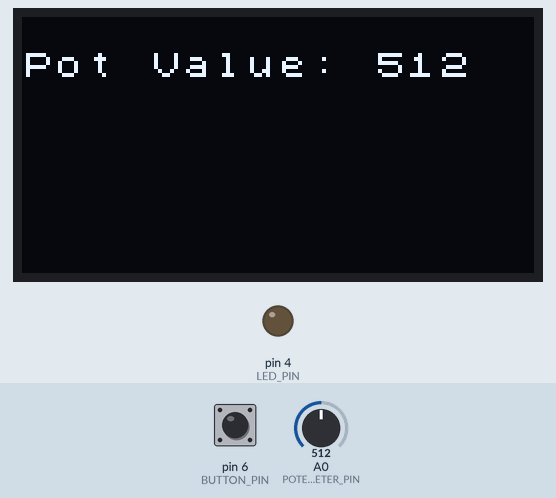
This sketch was run on a simulated Arduino Uno, built with avr-gcc and run on an emulated ATmega328P. Shown: 128×64 one-colour display, output pins drawn as LEDs (lit = HIGH). The test bench sets the inputs (shaded band); at power-on: pin 6 (BUTTON_PIN) LOW, A0 (POTENTIOMETER_PIN) = 512. What the sketch prints to the serial monitor is not drawn.

Above: at 1.2 s.
1.3 s: pin 6 (BUTTON_PIN) pulled HIGH for 0.15 s
At 2.7 s:
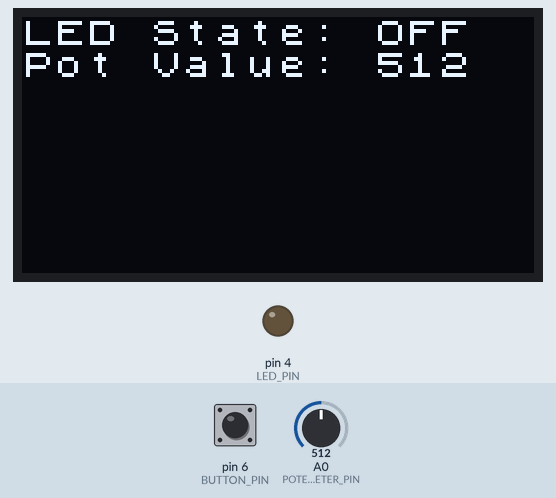
3.0 s: A0 (POTENTIOMETER_PIN) set to 716
At 4.3 s:
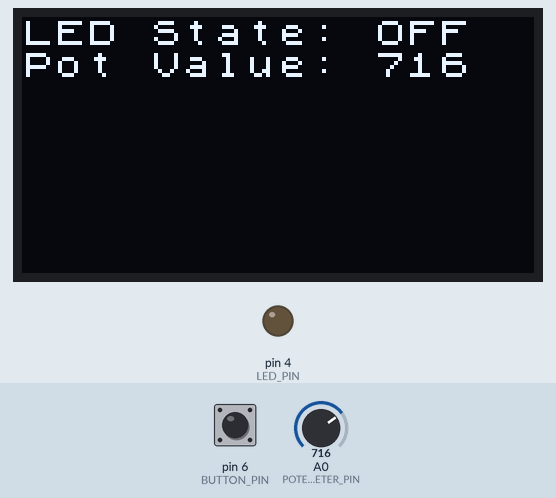
4.6 s: pin 6 (BUTTON_PIN) pulled HIGH for 1 s
At 6.8 s:
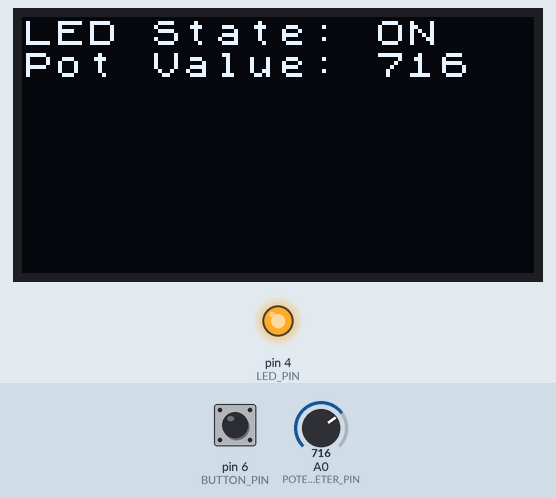
7.1 s: A0 (POTENTIOMETER_PIN) set to 900
At 7.7 s:
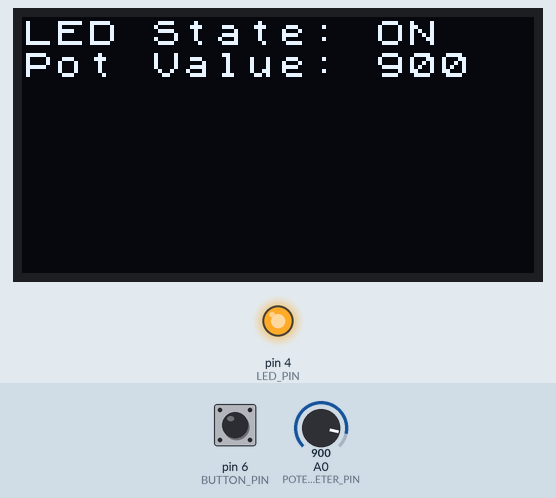
8.7 s: A0 (POTENTIOMETER_PIN) set to 1023
At 9.3 s:
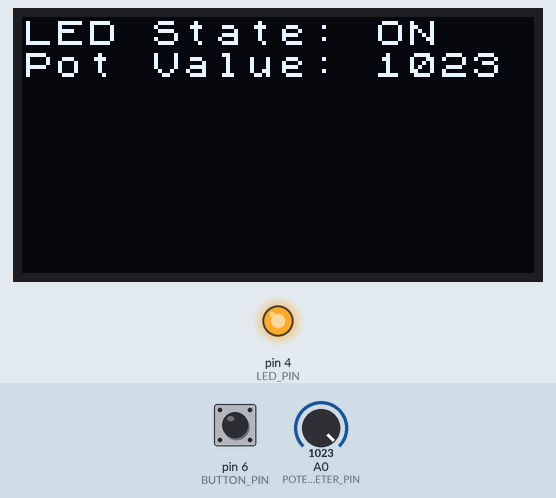
Timing chart, 0 to 11.3 s (numbered marks = the images above; inputs shaded):
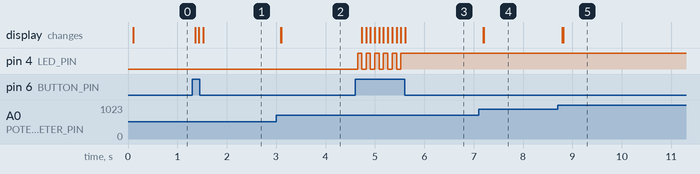

The sketch:

freeRTOS_implementation.ino
```cpp
// Note: Evaluated as a stress-test on ATmega328P (2 KB SRAM).
// Encounters SRAM exhaustion when allocating 4 concurrent tasks + semaphores.

#include <Arduino_FreeRTOS.h>
#include <semphr.h>
#include <Wire.h>
#include <U8x8lib.h>

// defining the led, button and potentiometer pins
#define LED_PIN 4           // D4 port
#define BUTTON_PIN 6        // D6 port
#define POTENTIOMETER_PIN A0

bool ledState = false;
int potValue = 0;

// initializing the OLED display
U8X8_SSD1306_128X64_NONAME_SW_I2C u8x8(/* clock=*/ SCL, /* data=*/ SDA);

// initializing the timestamps (start and end time & cycle time)
unsigned long startTime, endTime;
unsigned long cycleStartTime;
unsigned long lastDebounceTime = 0;

const unsigned long debounceDelay = 0;  // debounce time in ms
bool lastLedState = false;
int lastPotValue = -1;

//Initiallizing Task handles
TaskHandle_t TaskButton;
TaskHandle_t TaskPotentiometer;
TaskHandle_t TaskLed;
TaskHandle_t TaskDisplay;

//Initiallizing Semaphore handles
SemaphoreHandle_t sem_button;
SemaphoreHandle_t sem_potentiometer;
SemaphoreHandle_t sem_led;
SemaphoreHandle_t sem_display;

void setup() {
    // LED_PIN acts as an output meaning is used to send signals
    pinMode(LED_PIN, OUTPUT);

    // BUTTON_PIN acts as in input meaning is used to receive signals
    pinMode(BUTTON_PIN, INPUT);
    Serial.begin(38400);   // baud

    u8x8.begin();
    u8x8.setFont(u8x8_font_chroma48medium8_r);

    // initializing the counting semaphores with max count 1
    sem_button = xSemaphoreCreateCounting(1, 1);
    sem_potentiometer = xSemaphoreCreateCounting(1, 1);
    sem_led = xSemaphoreCreateCounting(1, 1);
    sem_display = xSemaphoreCreateCounting(1, 1);

    //Creating tasks
    xTaskCreate(TaskButtonCode, "Button Task", 128, NULL, 1, NULL);
    xTaskCreate(TaskPotentiometerCode, "Potentiometer Task", 128, NULL, 1, NULL);
    xTaskCreate(TaskLedCode, "LED Task", 128, NULL, 1, NULL);
    xTaskCreate(TaskDisplayCode, "Display Task", 128, NULL, 1, NULL);

    xSemaphoreGive(sem_button);
}

void loop() {

}

// Task function for the button
void TaskButtonCode(void *pvParameters) {
    (void) pvParameters;

    int buttonState = 0;

    for (;;) {
        if (xSemaphoreTake(sem_button, portMAX_DELAY) == pdTRUE) {
            startTime = micros();
            int currentState = digitalRead(BUTTON_PIN);
            if (currentState != buttonState) {
                lastDebounceTime = millis();
            }
            if ((millis() - lastDebounceTime) > debounceDelay) {
                if (currentState == HIGH) {
                    ledState = !ledState;
                }
            }
            buttonState = currentState;

            endTime = micros();
            Serial.print("Button Task Time: ");
            Serial.println(endTime - startTime);

            xSemaphoreGive(sem_potentiometer);
            vTaskDelay(1);  // Yield to other tasks
        }
    }
}

// Task function for the potentiometer
void TaskPotentiometerCode(void *pvParameters) {
    (void) pvParameters;

    for (;;) {
        if (xSemaphoreTake(sem_potentiometer, portMAX_DELAY) == pdTRUE) {
            startTime = micros();
            potValue = analogRead(POTENTIOMETER_PIN);
            endTime = micros();

            Serial.print("Potentiometer Task Time: ");
            Serial.println(endTime - startTime);

            xSemaphoreGive(sem_led);
            vTaskDelay(1);  // Yield to other tasks
        }
    }
}

// Task function for the LED
void TaskLedCode(void *pvParameters) {
    (void) pvParameters;

    for (;;) {
        if (xSemaphoreTake(sem_led, portMAX_DELAY) == pdTRUE) {
            startTime = micros();
            analogWrite(LED_PIN, ledState ? map(potValue, 0, 1023, 0, 255) : 0);
            endTime = micros();

            Serial.print("LED Task Time: ");
            Serial.println(endTime - startTime);

            xSemaphoreGive(sem_display);
            vTaskDelay(1);  // Yield to other tasks
        }
    }
}

// Task function for the display
void TaskDisplayCode(void *pvParameters) {
    (void) pvParameters;

    for (;;) {
        if (xSemaphoreTake(sem_display, portMAX_DELAY) == pdTRUE) {
            startTime = micros();

            if (ledState != lastLedState || potValue != lastPotValue) {
                if (ledState != lastLedState) {
                    u8x8.setCursor(0, 0);
                    u8x8.print("LED State: ");
                    u8x8.print(ledState ? "ON " : "OFF");
                    lastLedState = ledState;
                }

                if (potValue != lastPotValue) {
                    u8x8.setCursor(0, 1);
                    u8x8.print("Pot Value: ");
                    u8x8.print(potValue);
                    lastPotValue = potValue;
                }
            }

            endTime = micros();
            Serial.print("Display Task Time: ");
            Serial.println(endTime - startTime);

            xSemaphoreGive(sem_button);
            vTaskDelay(1);  // Yield to other tasks
        }
    }
}
```

Measured:
- after the input at 1.3 s, the display: first changes after 0.07 s (image 1 shows a later state)
- after the input at 3.0 s, the display: first changes after 0.09 s (image 2 shows a later state)
- after the input at 4.6 s, pin 4 (LED_PIN): alternates HIGH for 0.09 s and LOW for 0.09 s, 11 changes in all, then stays HIGH, starting after 0.05 s; the display: changes after 0.13 s (image 3)
- after the input at 7.1 s, the display: first changes after 0.09 s (image 4 shows a later state)
- after the input at 8.7 s, the display: first changes after 0.10 s (image 5 shows a later state)
